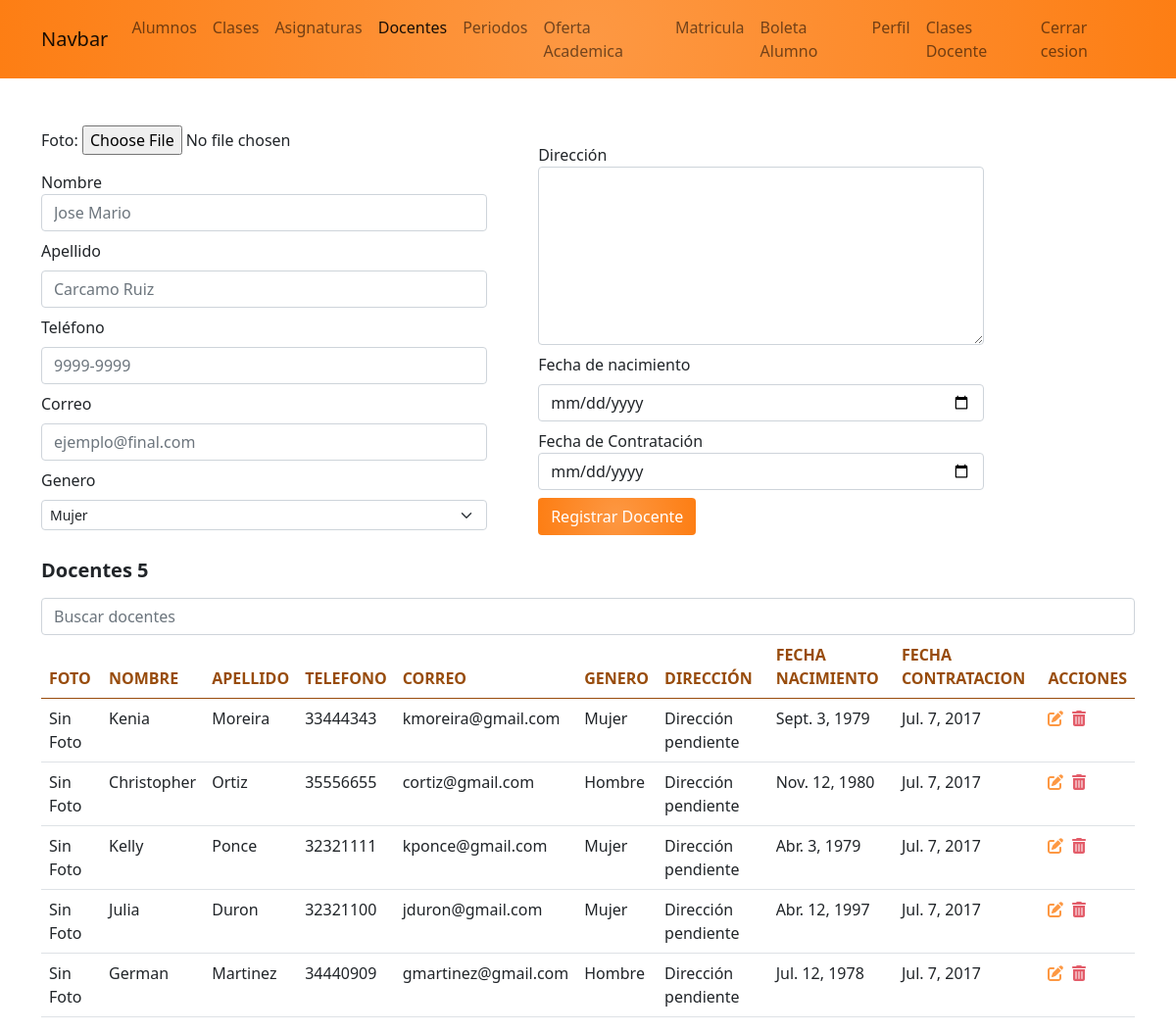
Page /academico/docentes_admin/ (signed in) on the earlier database version.
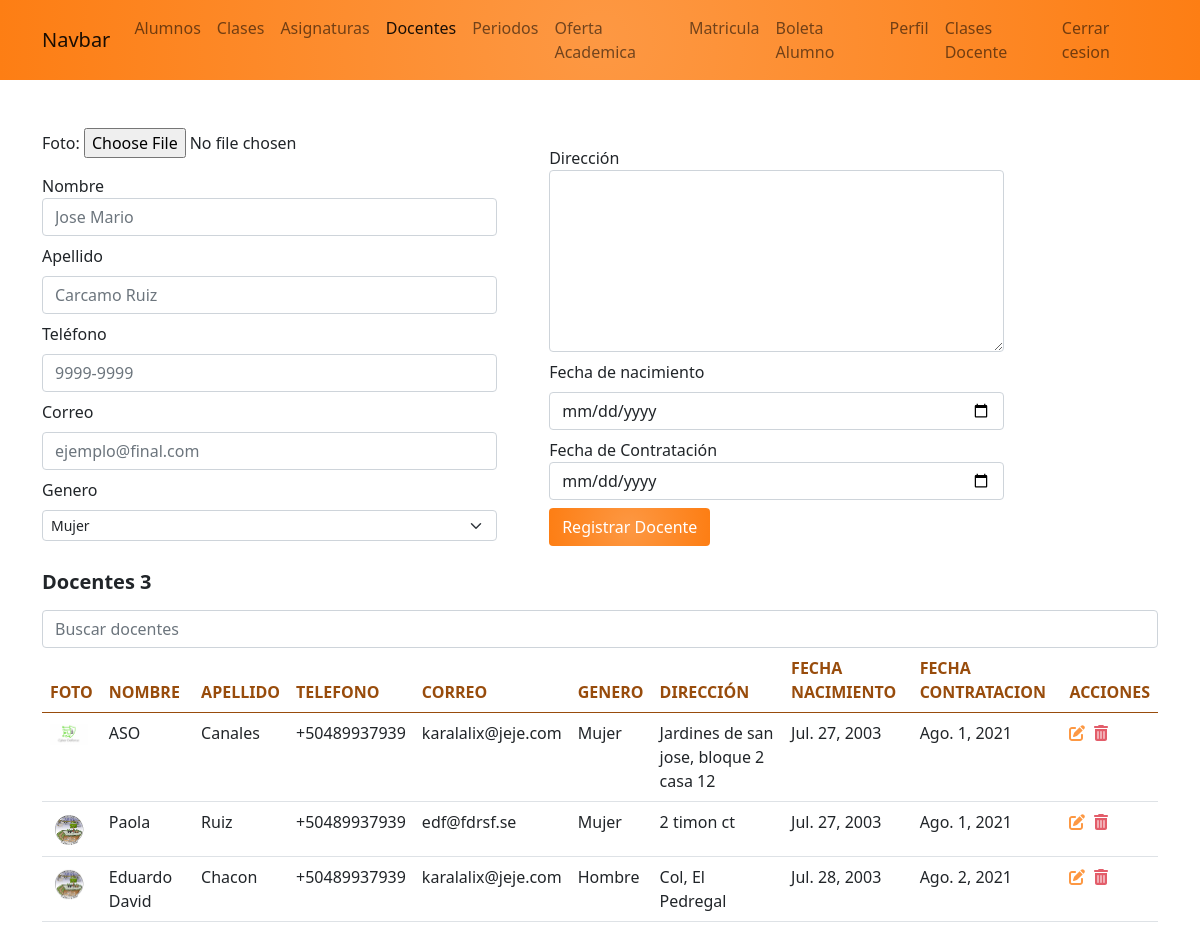
Same page on the later database version.
### app_academico/models.py (models this page shows)
class Docente(models.Model):
    GENEROS = (
        ('1', 'Mujer'),
        ('2', 'Hombre'),
        ('3', 'Otro')
    )
    user = models.OneToOneField(User, on_delete=models.CASCADE, null=True, blank=True)
    foto = models.ImageField(upload_to='docente', null=True, blank=True)
    nombre = models.CharField(max_length=25)
    apellido = models.CharField(max_length=25)
    telefono = PhoneField(blank=True, help_text='Numero de teléfono')
    correo = models.EmailField()
    direccion = models.TextField(default="Dirección pendiente")
    genero = models.CharField(max_length=1, choices=GENEROS, default='1')
    fecha_nacimiento = models.DateField()
    fecha_contratacion = models.DateField()
    def __str__(self):
        return f'{self.nombre} {self.apellido}'

### app_academico/views.py (the view, shortened to what this page needs)
# urls.py: path('docentes_admin/', views.docente_admin, name='docenteAdmin'),
def docente_admin(request):
    if request.user.is_superuser:
        print(Docente.objects.all().order_by('id').first())
        if request.GET.get('q'):
            docentes = Docente.objects.filter(nombre__contains=request.GET.get('q')).order_by('nombre')
        else:
            docentes = Docente.objects.all()
        ctx = {
            'activo': 'docentes',
            'docentes': docentes,
            'form': ImageForm()
        }
        return render(request, 'academico/docenteAdmin.html', ctx)
    else:
        return redirect(reverse('academico:index'))

### app_academico/forms.py
class ImageForm(forms.ModelForm):
    class Meta:
        model = Docente
        fields = ('foto',)

### app_academico/templates/academico/docenteAdmin.html (shortened to what this page needs)
{% extends "base.html" %}
{% block container %}
    <div class="row">
        <div class="row d-inline-flex container-fluid">
        {% if c %}
            <form action="{% url 'academico:editar_docente' c.id %}" method="POST" enctype="multipart/form-data">
        {% else %}
            <form action="{% url 'academico:docenteAdmin' %}" method="POST" enctype="multipart/form-data">
        {% endif %}
        <div class="col-5 d-inline-block me-5">
                {{ form.as_p }}
                <div class="mb-2">
                    <label class="mb-auto" for="nombre">Nombre</label>
                    <input type="text" value="{{ c.nombre }}" name="nombre" id="nombre" class="form-control" placeholder="Jose Mario" pattern="(\b[A-Z]\w+)?(\s)?(\b[A-Z]\w+)" required>
                </div>
                <div class="mb-2">
                    <label class="mb-2" for="apellido">Apellido</label>
                    <input type="text" value="{{ c.apellido }}" name="apellido" id="apellido" class="form-control" placeholder="Carcamo Ruiz" pattern="(\b[A-Z]\w+)?(\s)?(\b[A-Z]\w+)" required>
                </div>
                <div class="mb-2">
                    <label class="mb-2" for="telefono">Teléfono</label>
                    <input type="tel" value="{{ c.telefono }}" name="telefono" id="telefono" class="form-control" pattern="\+?\d{1,4}?[-.\s]?\(?\d{1,3}?\)?[-.\s]?\d{1,4}[-.\s]?\d{1,4}[-.\s]?\d{1,9}" placeholder="9999-9999" required>
                </div>
                <div class="mb-2">
                    <label class="mb-2" for="correo">Correo</label>
                    <input type="email" value="{{ c.correo}}" name="correo" id="correo" class="form-control" placeholder="ejemplo@final.com" required>
                </div>
            <div class="mb-2">
                    <label class="mb-2" for="genero">Genero</label>
                    <select name="genero" id="genero" class="form-select form-select-sm" aria-selected="{{ c.genero }}">
                        {% if c.genero == '1' %}
                            <option value="1" selected>Mujer</option>
                            <option value="2">Hombre</option>
                            <option value="3">Otro</option>
                    {% elif c.genero == '2' %}
                            <option value="1" >Mujer</option>
                            <option value="2" selected>Hombre</option>
                            <option value="3">Otro</option>
                    {% elif c.genero == '3' %}
                            <option value="1" >Mujer</option>
                            <option value="2">Hombre</option>
                            <option value="3" selected>Otro</option>
                    {% else %}
                            <option value="1" >Mujer</option>
                        {% endif %}
                    </select>
                </div>
        </div>
        <div class="col-5 d-inline-block me-5">
                <div class="mb-2">
                    <label for="dir">Dirección</label>
                    <textarea name="dir" id="dir" class="form-control" required rows="7" style="width:100%" required>{{ c.direccion }}</textarea>
                </div>
                <div class="mb-2">
                    <label class="mb-2" for="datebirth">Fecha de nacimiento</label>
                    <input type="date"  value="{{ c.fecha_nacimiento.isoformat }}" name="datebirth" id="datebirth" class="form-control" pattern="[0-9]{4}-[0-9]{2}-[0-9]{2}" max="31-12-2001" required>
                </div>
                <div class="mb-2">
                    <label for="datecon">Fecha de Contratación</label>
                    <input type="date"  value="{{ c.fecha_contratacion.isoformat }}" name="datecon" id="datecon" class="form-control" pattern="[0-9]{4}-[0-9]{2}-[0-9]{2}"  required>
                </div>
                <div class="mb-2">
                {% if c %}
                    <input onclick="if (!confirm('¿Desea actualizar {{c.nombre}} {{c.apellido}}?')) return false;"  type ="submit" class="btn text-white orange" value="Actualizar Docente">
                {% else %}
                    <input type ="submit" class="btn text-white orange" value="Registrar Docente">
                {% endif %}
                </div>
        </div>
            </form>
        </div>
        <div class="col-12">
<h5 class="mt-3 mb-3 fw-bold">Docentes {{ docentes.count }}</h5>
            <form action="{% url 'academico:docenteAdmin' %}" method="GET">
                <input name="q" value="{{ q | default_if_none:''}}" type="search" class="form-control" placeholder="Buscar docentes">
            </form>
            <table class="table table-hover">
                <thead>
                    <tr>
                        <th class="textOrangeDark">FOTO</th>
                        <th class="textOrangeDark">NOMBRE</th>
                        <th class="textOrangeDark">APELLIDO</th>
                        <th class="textOrangeDark">TELEFONO</th>
                        <th class="textOrangeDark">CORREO</th>
                        <th class="textOrangeDark">GENERO</th>
                        <th class="textOrangeDark">DIRECCIÓN</th>
                        <th class="textOrangeDark">FECHA NACIMIENTO</th>
                        <th class="textOrangeDark">FECHA CONTRATACION</th>
                        <th class="textOrangeDark">ACCIONES</th>
                    </tr>
                </thead>
                <tbody>
                    {% for c in docentes %}
                        <tr>
                            {% if c.foto %}
                            <td><img src="{{ c.foto.url}}" alt="connect" style="max-height:1cm;max-width:1cm"></td>
                                {% else %}<td>Sin Foto</td>
                            {% endif %}
                            <td>{{ c.nombre }}</td>
                            <td>{{ c.apellido }}</td>
                            <td>{{ c.telefono }}</td>
                            <td>{{ c.correo}}</td>
                            <td>{% if c.genero == '1' %}Mujer{% elif c.genero == '2' %}Hombre{% else %}Otro{% endif %}</td>
                            <td>{{ c.direccion}}</td>
                            <td>{{ c.fecha_nacimiento}}</td>
                            <td>{{ c.fecha_contratacion}}</td>
                            <td>
                                <a href="{% url 'academico:editar_docente' c.id %}" class="edit"><span class="fas fa-edit"></span></a>&nbsp
                                <a onclick="if (!confirm('Confirme la eliminacion')) return false;" href="{% url 'academico:eliminar_docente' c.id %}" class="delete"><span class="fas fa-trash-alt"></span></a>
                            </td>
                        </tr>
                    {% empty %}
                        <tr>
                            <td colspan="9" class="text-danger text-center fw-bold">NO SE ENCONTRARON RESULTADOS</td>
                        </tr>
                    {% endfor %}
                </tbody>
            </table>
        </div>
    </div>
{% endblock %}

### global_templates/base.html (shortened to what this page needs)
{% load static %}
<!DOCTYPE html>
<html lang="en">
<head>
    <link href="{% static 'academico/bootstrap/bootstrap.min.css' %}" rel="stylesheet">
    <link href="{% static 'academico/css/all.css' %}" rel="stylesheet"/>
    <link href="{% static 'academico/bootstrap/bootstrap-datepicker.css' %}" rel="stylesheet"/>
    <link href="{% static 'academico/css/styled.css' %}" rel="stylesheet"/>
</head>
<body>
    <nav class="orange navbar navbar-expand-lg navbar-light ">
        <div class="container">
          <a class="navbar-brand" href="/">Navbar</a>
          <div class="collapse navbar-collapse" id="navbarNavAltMarkup">
            <div class="navbar-nav">
              <a class="nav-link {% if activo == 'alumnos' %}active{% endif %}" href="{% url 'academico:alumnos' %}">Alumnos</a>
              <a class="nav-link {% if activo == 'clases' %} active {% endif %}" href="{% url 'academico:clasesAdmin' %}">Clases</a>
              <a class="nav-link" href="{% url 'academico:asignaturas' %}">Asignaturas</a>
                <a class="nav-link {% if activo == 'docentes' %} active {% endif %}" href="{% url 'academico:docenteAdmin' %}">Docentes</a>
              <a class="nav-link {% if activo == 'periodos' %} active {% endif %}" href="{% url 'academico:periodosAdmin' %}">Periodos</a>
              <a class="nav-link {% if activo == 'oferta' %} active {% endif %}">Oferta Academica</a>
              <a class="nav-link {% if activo == 'matricula' %} active {% endif %}" href="{% url 'academico:ofertaAlumno' %}">Matricula</a>
              <a class="nav-link {% if activo == 'boleta' %} active {% endif %}" href="{% url 'academico:boletaAlumno' %}">Boleta Alumno</a>
              <a class="nav-link" href="{% url 'academico:editar_perfil_alumnos' %}">Perfil</a>
              <a class="nav-link {% if activo == 'claseses' %} active {% endif %}" href="{% url 'academico:clasesdocente' %}">Clases Docente</a>
              <a class="nav-link"href="{% url 'logout_view' %}" >Cerrar cesion</a>
            </div>
          </div>
        </div>
      </nav>
      <div class="container mt-5">
            {% block container %}{% endblock %}
      </div>
</body>
</html>

### app_academico/static/academico/css/styled.css (style rules this page uses)
.orange { background-color: #fd7e14; background: radial-gradient(circle, rgba(253,152,67,1) 0%, rgba(253,126,20,1) 100%); }
.delete { color: #e35d6a; }
.edit { color: #fd9843;; }
.textOrangeDark { color: #984c0c; }

Differences in the rows shown:
removed Docente: shows "Sin Foto", nombre "Kenia", apellido "Moreira", telefono "33444343", correo "kmoreira@gmail.com", genero "Mujer", direccion "Dirección pendiente", fecha_nacimiento "Sept. 3, 1979", fecha_contratacion "Jul. 7, 2017"
removed Docente: shows "Sin Foto", nombre "Christopher", apellido "Ortiz", telefono "35556655", correo "cortiz@gmail.com", genero "Hombre", direccion "Dirección pendiente", fecha_nacimiento "Nov. 12, 1980", fecha_contratacion "Jul. 7, 2017"
removed Docente: shows "Sin Foto", nombre "Kelly", apellido "Ponce", telefono "32321111", correo "kponce@gmail.com", genero "Mujer", direccion "Dirección pendiente", fecha_nacimiento "Abr. 3, 1979", fecha_contratacion "Jul. 7, 2017"
removed Docente: shows "Sin Foto", nombre "Julia", apellido "Duron", telefono "32321100", correo "jduron@gmail.com", genero "Mujer", direccion "Dirección pendiente", fecha_nacimiento "Abr. 12, 1997", fecha_contratacion "Jul. 7, 2017"
removed Docente: shows "Sin Foto", nombre "German", apellido "Martinez", telefono "34440909", correo "gmartinez@gmail.com", genero "Hombre", direccion "Dirección pendiente", fecha_nacimiento "Jul. 12, 1978", fecha_contratacion "Jul. 7, 2017"
added Docente: foto (picture), nombre "ASO", apellido "Canales", telefono "+50489937939", correo "karalalix@jeje.com", genero "Mujer", direccion "Jardines de san jose, bloque 2 casa 12", fecha_nacimiento "Jul. 27, 2003", fecha_contratacion "Ago. 1, 2021"
added Docente: foto (picture), nombre "Paola", apellido "Ruiz", telefono "+50489937939", correo "edf@fdrsf.se", genero "Mujer", direccion "2 timon ct", fecha_nacimiento "Jul. 27, 2003", fecha_contratacion "Ago. 1, 2021"
added Docente: foto (picture), nombre "Eduardo David", apellido "Chacon", telefono "+50489937939", correo "karalalix@jeje.com", genero "Hombre", direccion "Col, El Pedregal", fecha_nacimiento "Jul. 28, 2003", fecha_contratacion "Ago. 2, 2021"
Other differences:
{{ docentes.count }}: "5" → "3"
